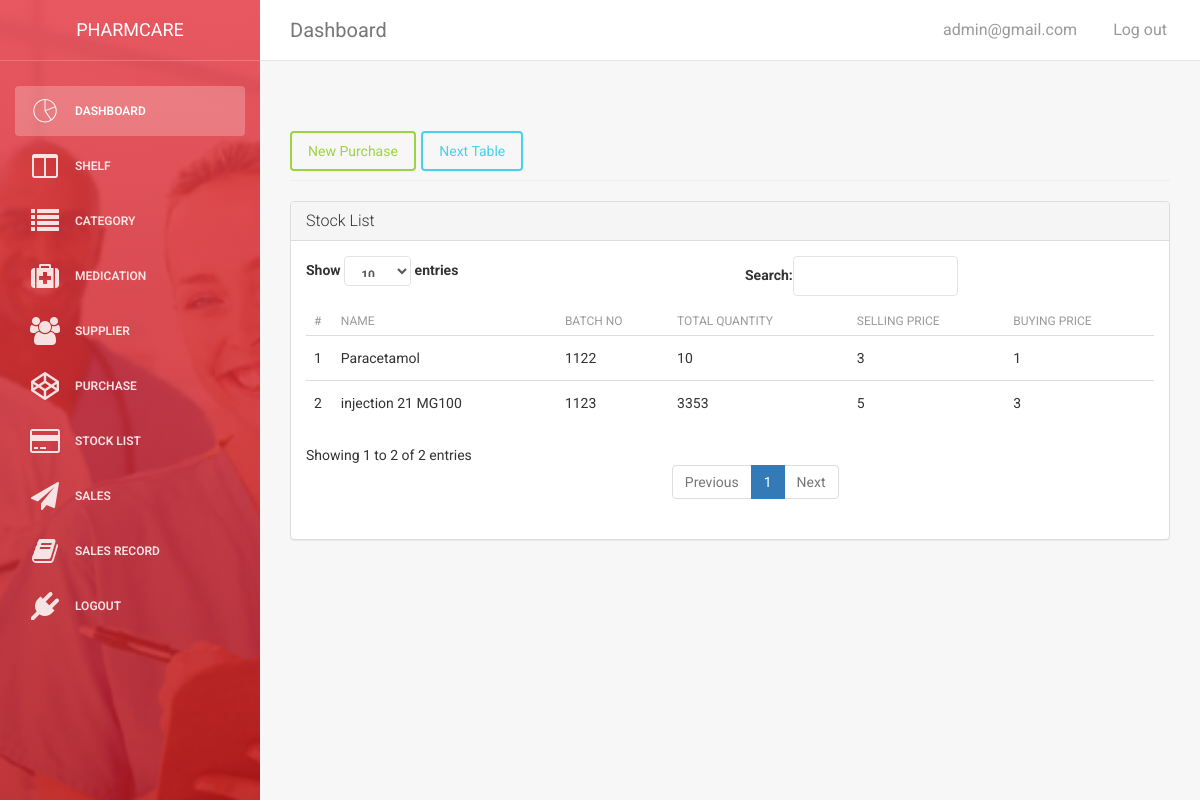
/admin/administrator/products.php (signed in), run on the app's committed database.
### tables this page shows
CREATE TABLE `products` (
  `id` int(11) NOT NULL,
  `name` varchar(225) NOT NULL,
  `batchNo` int(100) DEFAULT NULL,
  `totalQuantity` int(100) DEFAULT NULL,
  `sellPrice` int(100) DEFAULT NULL,
  `buyPrice` int(100) DEFAULT NULL
);

### admin/administrator/products.php (the view, shortened to what this page needs)
<?php include("../includes/admin_header.php");?>
<?php include("../includes/admin_sidebar.php"); ?>
<div class="content">
    <div class="container-fluid">
        <h4 class="page-header">
        <a href="purchase.php?source=add_purchase"><button class="btn btn-success">New Purchase</button></a>
        <a href="stocklist.php"><button class="btn btn-info">Next Table</button></a>
        </h4>
        <div class="row">
         <div class="col-md-12">
            <div class="panel panel-default">
                  <div class="panel-heading">
                        <h3 class="panel-title">Stock List</h3>
                  </div>
                  <div class="panel-body">
                     <table class="table" id="myTable">
                        <thead>
                          <tr>
                             <th>#</th>
                            <th>Name</th>
                            <th>Batch No</th>
                            <th>Total Quantity</th>
                            <th>Selling Price</th>
                            <th>Buying Price</th>
                          </tr>
                        </thead>
                        <tbody>
                          <tr>
                            <?php
                            global $connection;
                            $result = mysqli_query($connection,"SELECT * FROM products ORDER BY id ASC");
                            while($row = mysqli_fetch_assoc($result)){
                                $id = $row['id'];
                                $name = $row['name'];
                                $bathNo = $row['batchNo'];
                                $quantity = $row['totalQuantity'];
                                $sell = $row['sellPrice'];
                                $buy = $row['buyPrice'];
                              ?>
                               <td><?php echo $id; ?></td>
                              <td><?php echo $name; ?></td>
                              <td><?php echo $bathNo ;?></td>
                              <td><?php echo $quantity ;?></td>
                              <td><?php echo $sell ;?></td>
                              <td><?php echo $buy ;?></td>
                              </tr><?php
                            }
                            ?>
                        </tbody>
                      </table>
                  </div>
            </div>
         </div>
        </div>
    </div>
</div>
</div>
</body>
</html>

### data on the page
products: id "1", name "Paracetamol", batchNo "1122", totalQuantity "10", sellPrice "3", buyPrice "1"
products: id "2", name "injection 21 MG100", batchNo "1123", totalQuantity "3353", sellPrice "5", buyPrice "3"

### other printed values
$_SESSION['username'] "admin@gmail.com"
